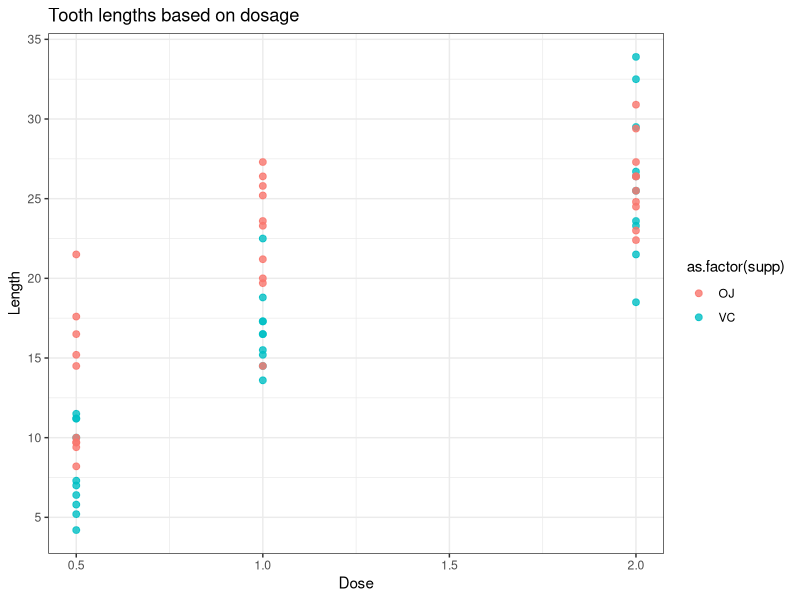

This chart was generated by the following R code:
## ---- chunk 1
set.seed(123) # this ensures that any psuedo-random computations are always the same
## ---- chunk 2
# UNCOMMENT THE CODE

#R.version

sessionInfo()
## ---- chunk 3

#YOUR CODE HERE
# install.packages("tidyverse")
library(tidyverse)
sessionInfo()
## ---- chunk 4

iris_tibble = as_tibble(ToothGrowth)
print(iris_tibble)


## ---- chunk 5

# YOUR CODE HERE
OJ = subset(ToothGrowth, ToothGrowth$supp == "OJ")
OJ %>% filter(supp == "OJ")

## ---- chunk 6

# YOUR CODE HERE
tooth_growth_tibble = as_tibble(ToothGrowth)

tooth_growth_tibble %>% filter(supp == "VC", dose >= 1.0)


## ---- chunk 7

# YOUR CODE HERE
tooth_growth_tibble %>% group_by(tooth_growth_tibble$supp) %>% summarise(meanlen = mean(tooth_growth_tibble$len))

## ---- chunk 8

# YOUR CODE HERE
ggplot(data = ToothGrowth) + geom_point(aes(x= ToothGrowth$dose, y = ToothGrowth$len, colour = as.factor(supp)), size = 2, alpha = 0.8) + scale_x_continuous(name = "Dose", breaks = seq(0, 2, 0.5)) + scale_y_continuous(name = "Length", breaks = seq(0, 40, 5)) + ggtitle(label = "Tooth lengths based on dosage") + theme_bw()

